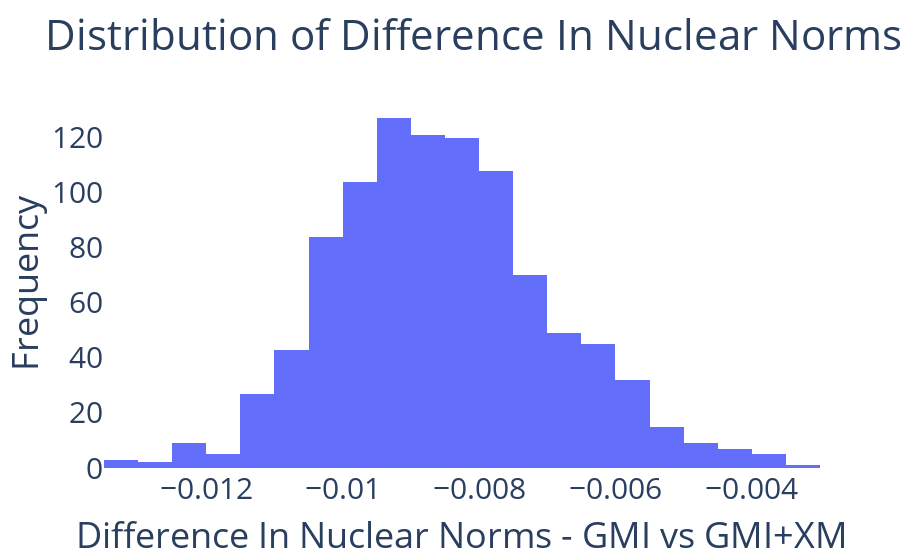

The cell this chart's notebook holds for it:
### Code cell
diff = np.array(norm_og) - np.array(norm_plus)
fig = go.Figure()
fig.add_trace(go.Histogram(x = diff))
fig.update_layout(title_text = 'Distribution of Difference In Nuclear Norms - GMI vs GMI+XM', 
                  xaxis_title_text = 'Difference In Nuclear Norms - GMI vs GMI+XM', 
                  yaxis_title_text = 'Frequency', 
                  plot_bgcolor = 'white', 
                  paper_bgcolor = 'white', 
                  font = dict(size = 30))
fig.show()

### Figure 1 — Plotly figure (JSON) as saved in the notebook; plotly's stock layout.template omitted (floating-point values rounded to 4 significant figures; data arrays with more than 128 entries replaced by an {"elided": "..."} marker saying what was removed)
{"data": [{"type": "histogram", "x": {"elided": "986 float values"}}], "layout": {"font": {"size": 30}, "paper_bgcolor": "white", "plot_bgcolor": "white", "title": {"text": "Distribution of Difference In Nuclear Norms - GMI vs GMI+XM"}, "xaxis": {"title": {"text": "Difference In Nuclear Norms - GMI vs GMI+XM"}}, "yaxis": {"title": {"text": "Frequency"}}}}
